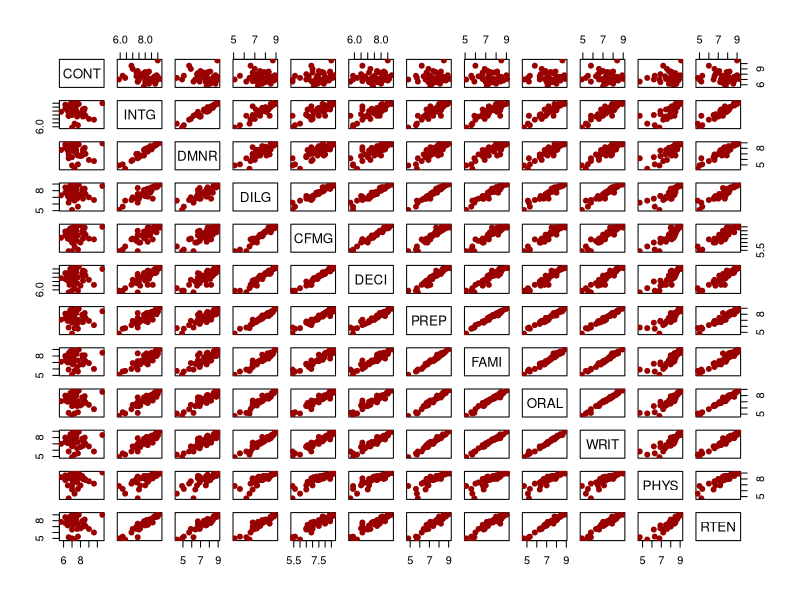
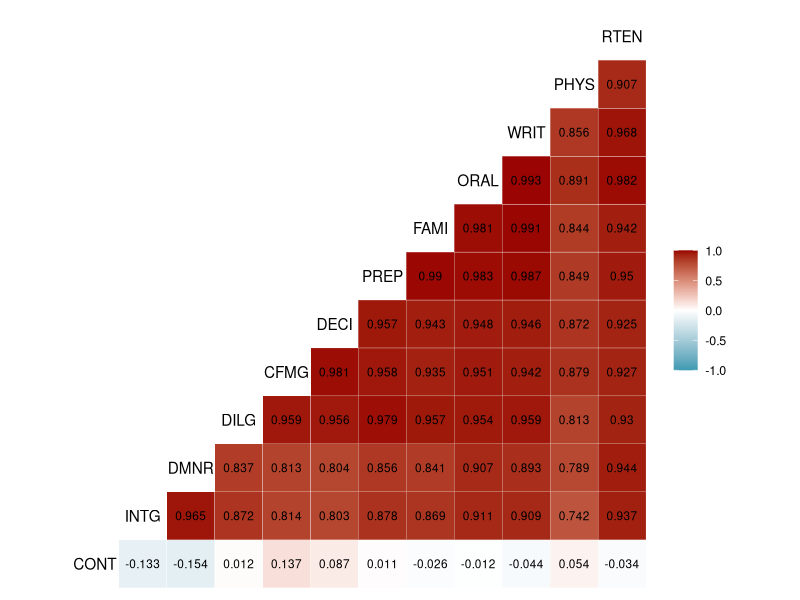
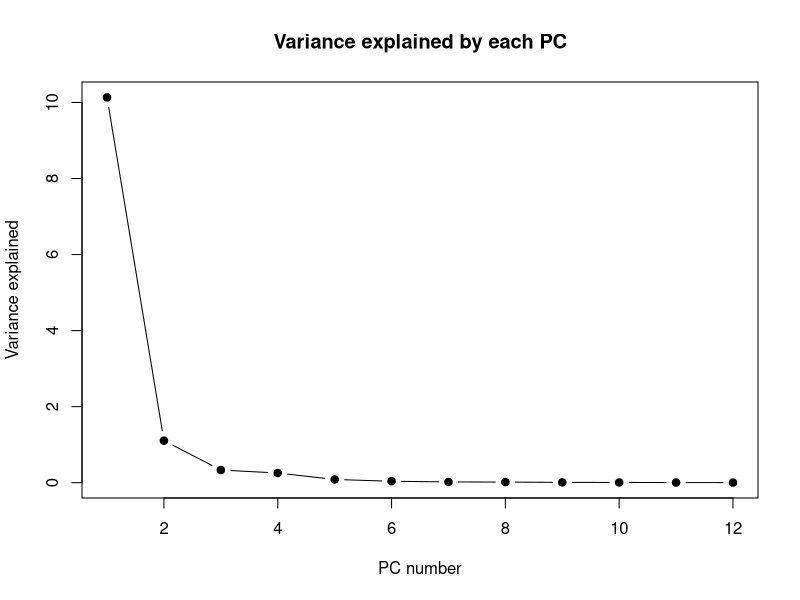

R code for these plots, in order:
#####################################################################################
# 1Q) Examine the USJudgeRatings data in the datasets library. This dataset contains 
# the ratings of 43 US Superior Court judges by attorneys. Each of the judges is evaluated 
# on each of 12 attributes such as demeanor, preparation for trial, sound rulings, and the 
# number of contacts each attorney had with that judge. See the R help file for more 
# information on this dataset.


library('datasets')
data_<-USJudgeRatings
#visulaising the datasetusing pairs plot
pairs(data_,pch=19,col="#990000")
#visualising the dataset using correlation matrix
library(GGally)
ggcorr(data_, low = "#3B9AB2", mid = "#FFFFFF", high = "#990000",label = T, label_color = "black",label_size = 3, label_round = 3)

#to check if dataset has similar standard deviations, if not we need to 
#standardize them
apply(data_,2,sd)
##scaling
std.data_<-scale(data_,center=T,scale=T)

#Performing PCA

data_.pca<- prcomp(std.data_)
summary(data_.pca)

lambda<- data_.pca$sdev^2
plot(lambda, type="b", pch = 19, main = "Variance explained by each PC",
     xlab = "PC number", ylab = "Variance explained")

#first two components explain 93.6% of variability, so we can retain those two
#since the loadings are the same as eigen vectors

a<-round(data_.pca$rotation,3)
a[,1:2]
####Interpreting the loadings of the PCs
####(i)First eigen shows component for every variable except CONT and second the PC 
####shows the opposite to the first
####(ii)the same can be observed in the first plot where cont does not show any correlation

###We can see from the matrix in part(a) that the covariance of cont with the rest\
###of the variables is negligible. Hence the variance defined by CONT variable will have 
####have to be defined by a PC which has high weightage to the CONT variable. This 
###can be confirmed with the PC loadings 
